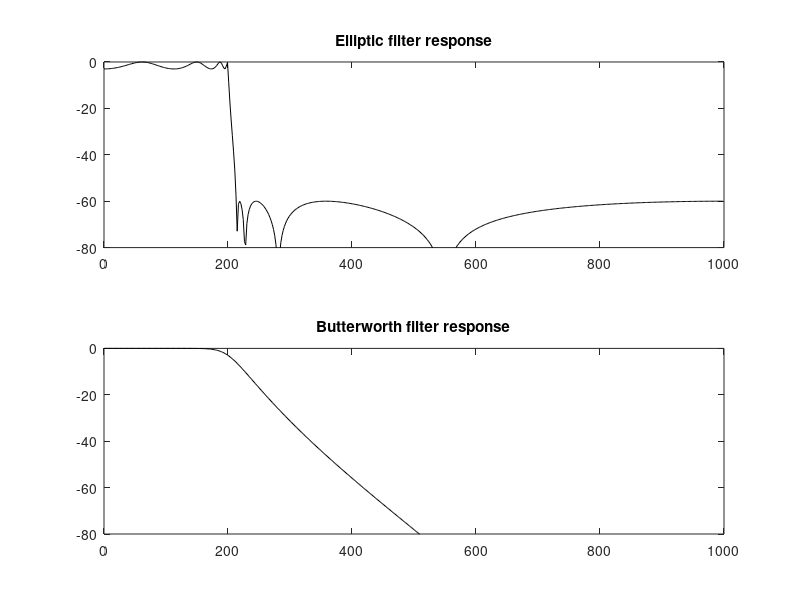

This figure's MATLAB source:
clear all;
close all;
clc;

% ============== Activity 1 ========== %
% fs = 2000;
% n = 8; % order of filter
% wn = 200*2/fs; % normalized cutoff freq (200)
% rp = 3; % passband ripples
% rs = 60; % stopband ripples

% % butterworth filter has no ripple in pass/stop band
% [b, a] = butter(n,wn, "low"); % 2nd stage IIR filter: Since we know n, wn
% % b and a are coef of filter

% [H, f1] = freqz(b, a, 512, fs); % freq response of filter, 
% % no. of points in output spectrum  = 512

% H = 20*log10(abs(H)); % plot freq response ROR
% subplot(221);
% plot(f1,H, "k");
% ylim([-80 0]);
% title("Butterworth filter response");

% % chebyshev type 1 filter has ripple in passband
% [b,a] = cheby1(n,rp,wn);
% [H, f2] = freqz(b,a,512, fs);
% H = 20*log10(abs(H));
% subplot(222);
% plot(f2, H,"k");
% title("Chebyshev type 1 filter response");
% ylim([-80 0]);

% % chebyshev type 2 filter has ripples in stopband
% % also called equiripple filter
% [b,a] = cheby2(n,rs,wn);
% [H, f3] = freqz(b,a,512, fs);
% H = 20*log10(abs(H));
% subplot(223);
% plot(f3, H,"k");
% title("Chebyshev type 2 filter response");
% ylim([-80 0]);

% % Elliptic filter has ripples in both pass and stopband
% % fastest ROR (transition from pass to stop band)
% [b,a] = ellip(n,rp, rs,wn);
% [H, f4] = freqz(b,a,512, fs);
% H = 20*log10(abs(H));
% subplot(224);
% plot(f4, H,"k");
% title("Elliptic filter response");
% ylim([-80 0]);


% ============== Activity 2 ========== %
% load ecg.dat;


% fs = 400;
% n = 8;
% wp = 58*2/fs;
% wn = 62*2/fs;

% [b,a] = butter(n, [wp, wn],'stop'); % notch filter for 60Hz noise
% [H, f1] = freqz(b,a,512, fs);
% H = 20*log10(abs(H));
% figure(1);
% plot(f1,H, "k");
% ylim([-80 0]);
% ylabel("dB")
% xlabel("Frequency")
% title("Butterworth Notch filter response");

% ecg_freq = abs(fft(ecg));
% ecg_filtered = filter(b,a,(ecg_freq));

% figure(2);
% subplot(211);
% plot(1:length(ecg_filtered), ecg_freq);
% xlabel("Frequency")
% title("ECG frequency response");
% subplot(212);
% plot(1:length(ecg_filtered), ecg_filtered);
% xlabel("Frequency")
% title("Filtered ECG frequency response");

% ========== Post Lab tasks ========== 
fs = 2000;
n = 8; % order of filter
wn = 200*2/fs; % normalized cutoff freq (200)
rp = 3; % passband ripples
rs = 60; % stopband ripples

[b,a] = ellip(n,rp, rs,wn);
[H, f4] = freqz(b,a,512, fs);
H = 20*log10(abs(H));
figure(1);
subplot(211);
plot(f4, H,"k");
title("Elliptic filter response");
ylim([-80 0]);

[b, a] = butter(n,wn, "low"); % 2nd stage IIR filter: Since we know n, wn
[H, f1] = freqz(b, a, 512, fs); % freq response of filter, 
H = 20*log10(abs(H)); % plot freq response ROR
subplot(212);
plot(f1,H, "k");
ylim([-80 0]);
title("Butterworth filter response");
